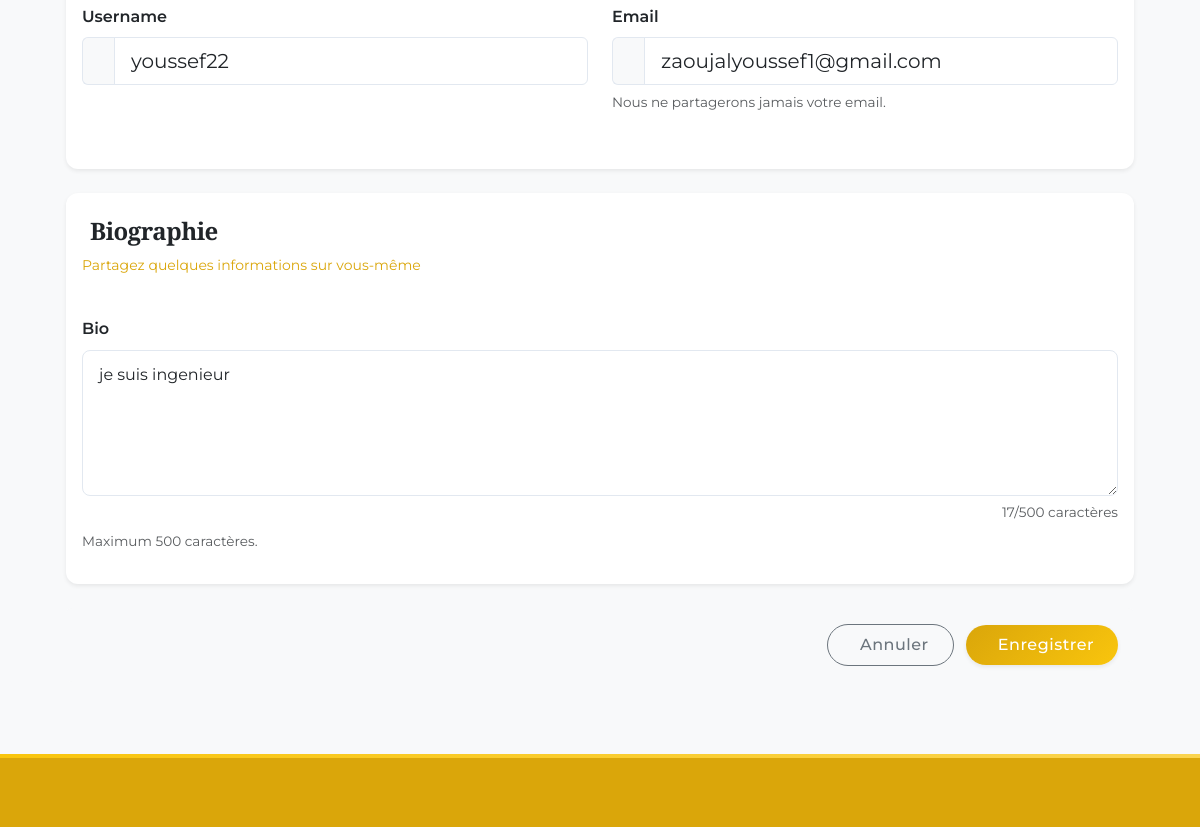
Page /dashboard/profile (signed in, middle part) on the earlier database version.
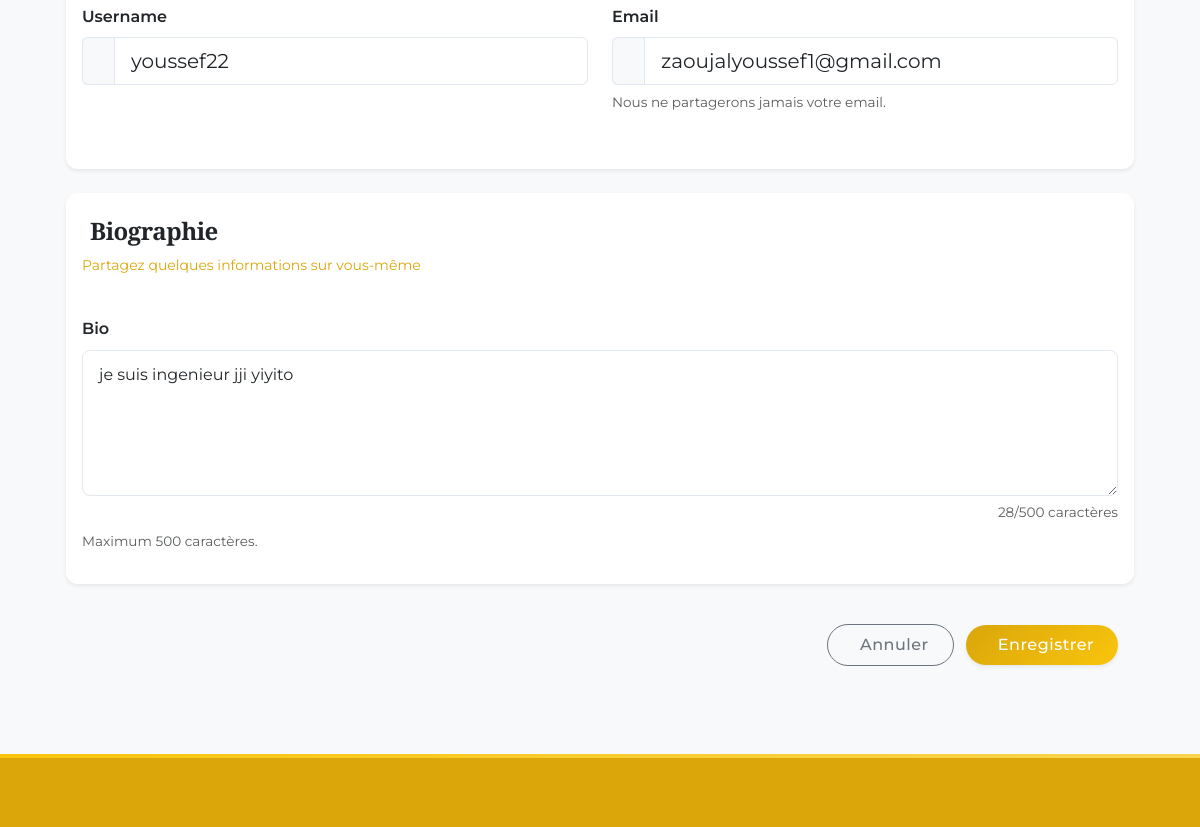
Same page on the later database version.
### pythonic/models.py (models this page shows, shortened)
class User(db.Model, UserMixin):
    id = db.Column(db.Integer, primary_key=True)
    fname = db.Column(db.String(25), nullable=False)
    lname = db.Column(db.String(25), nullable=False)
    username = db.Column(db.String(25), unique=True, nullable=False)
    email = db.Column(db.String(125), unique=True, nullable=False)
    image_file = db.Column(db.String(20), nullable=False, default="default.png")
    bio = db.Column(db.Text, nullable=True)
    password = db.Column(db.String(60), nullable=False)
    lessons = db.relationship("Lesson", backref="author", lazy=True)

### pythonic/users/routes.py (the view)
@users.route("/dashboard/profile", methods=["GET", "POST"])
@login_required
def profile():
    profile_form = UpdateProfileForm()
    if profile_form.validate_on_submit():
        if profile_form.picture.data:
            picture_file = save_picture(
                profile_form.picture.data, "static/user_pics", output_size=(150, 150)
            )
            current_user.image_file = picture_file
        current_user.username = profile_form.username.data
        current_user.email = profile_form.email.data
        current_user.bio = profile_form.bio.data
        db.session.commit()
        flash("Your profile has been updated", "success")
        return redirect(url_for("users.profile"))
    elif request.method == "GET":
        profile_form.username.data = current_user.username
        profile_form.email.data = current_user.email
        profile_form.bio.data = current_user.bio
    image_file = url_for("static", filename=f"user_pics/{current_user.image_file}")
    return render_template(
        "profile.html",
        title="Profile",
        profile_form=profile_form,
        image_file=image_file,
        active_tab="profile",
    )

### pythonic/users/forms.py (shortened to what this page needs)
class UpdateProfileForm(FlaskForm):
    username = StringField(
        "Username", validators=[DataRequired(), Length(min=2, max=25)]
    )
    email = StringField("Email", validators=[DataRequired(), Email()])
    bio = TextAreaField("Bio")
    picture = FileField(
        "Update Profile Picture", validators=[FileAllowed(["jpg", "png"])]
    )
    submit = SubmitField("Update")

### pythonic/models.py (called while the page is built)
@login_manager.user_loader
def load_user(user_id):
    return User.query.get(int(user_id))

### pythonic/templates/profile.html (shortened to what this page needs)
{% extends "dashboard.html"%}
{% block profile %}
<div class="{{'tab-pane show active fade p-4' if active_tab=='profile' else 'tab-pane fade p-4'}}" id="nav-profile"
    role="tabpanel" aria-labelledby="nav-profile-tab">
    <form action=" " method="POST" enctype="multipart/form-data" class="needs-validation" novalidate>
        <div class="card shadow-sm border-0 mb-4 overflow-hidden">
            <div class="card-body pt-0">
                <div class="row mb-4">
                    <div class="col-md-6 mb-3">
                        {{ profile_form.username.label(class='form-label fw-semibold text-dark')}}
                        <div class="input-group input-group-lg">
                            <span class="input-group-text bg-light border-end-0 rounded-start"></span>
                            {% if profile_form.username.errors%}
                            {{ profile_form.username(class='form-control form-control-lg is-invalid rounded-end')}}
                            <div class="invalid-feedback">
                                {% for error in profile_form.username.errors %}
                                <span>{{error}}</span>
                                {% endfor %}
                            </div>
                            {% else %}
                            {{ profile_form.username(class='form-control form-control-lg rounded-end')}}
                            {% endif %}
                        </div>
                    </div>
                    <div class="col-md-6 mb-3">
                        {{ profile_form.email.label(class='form-label fw-semibold text-dark')}}
                        <div class="input-group input-group-lg">
                            <span class="input-group-text bg-light border-end-0 rounded-start"></span>
                            {% if profile_form.email.errors%}
                            {{ profile_form.email(class='form-control form-control-lg is-invalid rounded-end',readonly=True)}}
                            <div class="invalid-feedback">
                                {% for error in profile_form.email.errors %}
                                <span>{{error}}</span>
                                {% endfor %}
                            </div>
                            {% else %}
                            {{ profile_form.email(class='form-control form-control-lg rounded-end',readonly=True)}}
                            {% endif %}
                        </div>
                        <div class="form-text">Nous ne partagerons jamais votre email.</div>
                    </div>
                </div>
            </div>
        </div>
        <div class="card shadow-sm border-0 overflow-hidden">
            <div class="card-header bg-transparent py-4 border-0">
                <h5 class="card-title mb-0 text-dark fw-bold fs-4">
                    Biographie
                </h5>
                <p class="text-muted mt-2 small">Partagez quelques informations sur vous-même</p>
            </div>
            <div class="card-body pt-0">
                <div class="mb-3">
                    {{ profile_form.bio.label(class='form-label fw-semibold text-dark') }}
                    {{ profile_form.bio(class='form-control form-control-lg', rows='5', placeholder='Décrivez-vous en quelques mots...') }}
                    <div class="form-text">Maximum 500 caractères.</div>
                </div>
            </div>
        </div>
        <div class="d-flex justify-content-between align-items-center mt-4 p-3 bg-light rounded">
            <div class="text-muted small">
            </div>
            <div>
                <button class="btn btn-outline-secondary px-4 py-2 rounded-pill me-2" type="reset">
                    Annuler
                </button>
                <button class="btn btn-primary px-4 py-2 rounded-pill shadow-sm" type="submit">
                    Enregistrer
                </button>
            </div>
        </div>
    </form>
</div>
{% endblock profile %}

Differences in the rows shown:
changed User "youssef22": bio "je suis ingenieur" → "je suis ingenieur jji yiyito"
Other differences:
text written by a page script: "17/500 caractères" → "28/500 caractères"
